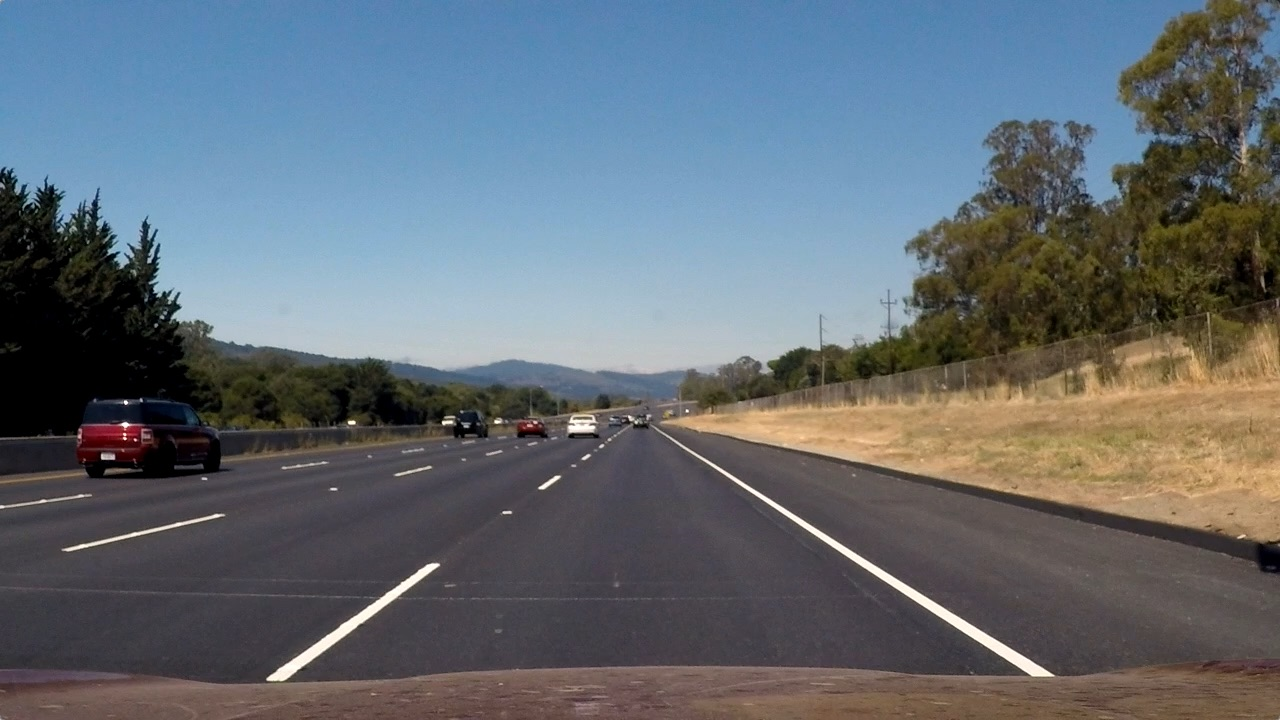
#> input picture birds_eye_view/test_img.jpg, 1280 x 720 px, given in place of the camera
$ python 'birds eye view_fin.py'
#> lines starting #> are read from the running program, lines starting #| are printed output that depends on the picture
import cv2
import numpy as np

cam = cv2.VideoCapture(0)

while True:
    ret, fram = cam.read()
#> fram is the input picture: shape (720, 1280, 3); mean B, G, R 115.1, 107.7, 99.4

    if ret:

        img = cv2.cvtColor(fram, cv2.COLOR_BGR2RGB)

        IMAGE_H, IMAGE_W = img.shape[:2]
#> IMAGE_H = 720; IMAGE_W = 1280

        src = np.float32([[0, IMAGE_H], [1207, IMAGE_H], [0, 0], [IMAGE_W, 0]])
        dst = np.float32([[569, IMAGE_H], [711, IMAGE_H], [0, 0], [IMAGE_W, 0]])
        M = cv2.getPerspectiveTransform(src, dst) # The transformation matrix
        Minv = cv2.getPerspectiveTransform(dst, src) # Inverse transformation

        img = img[0:IMAGE_H, 0:IMAGE_W] # Apply np slicing for ROI crop
        wraped_img = cv2.warpPerspective(img, M, (IMAGE_W, IMAGE_H)) # Image warping
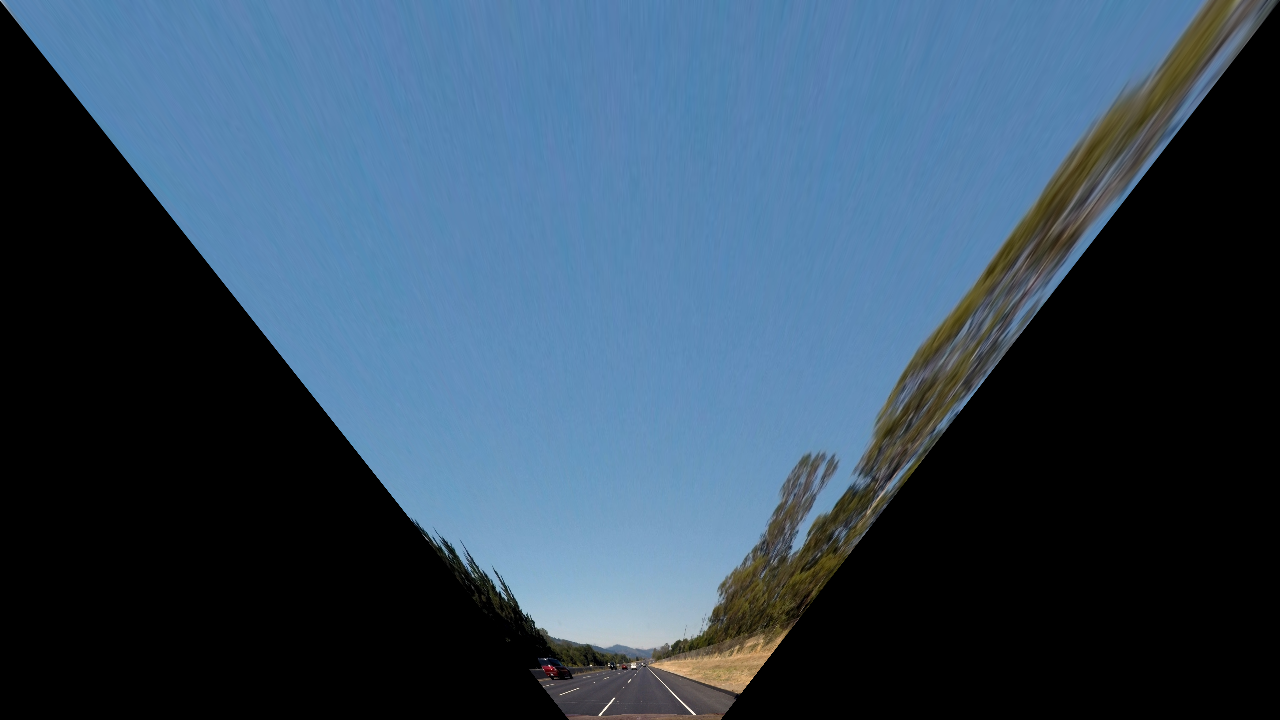
#> wraped_img: shape (720, 1280, 3); mean R, G, B 51.5, 72.9, 92.6

        crop_img = wraped_img[500:IMAGE_H, int(IMAGE_W/2-100):int(IMAGE_W/2+100)]
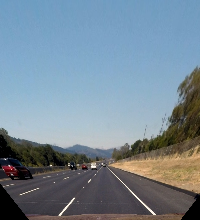
#> crop_img: shape (220, 200, 3); mean R, G, B 117.9, 135.2, 148.3

        resize_img = cv2.resize(crop_img, None,  None, 3, 3, cv2.INTER_CUBIC)

        # 결과 출력
        #cv2.imshow('img', cv2.cvtColor(img, cv2.COLOR_BGR2RGB))
        #cv2.imshow('wraped_img', cv2.cvtColor(wraped_img, cv2.COLOR_BGR2RGB))
        #cv2.imshow('crop_img', cv2.cvtColor(crop_img, cv2.COLOR_BGR2RGB))
        cv2.imshow('bev', cv2.cvtColor(resize_img, cv2.COLOR_BGR2RGB))
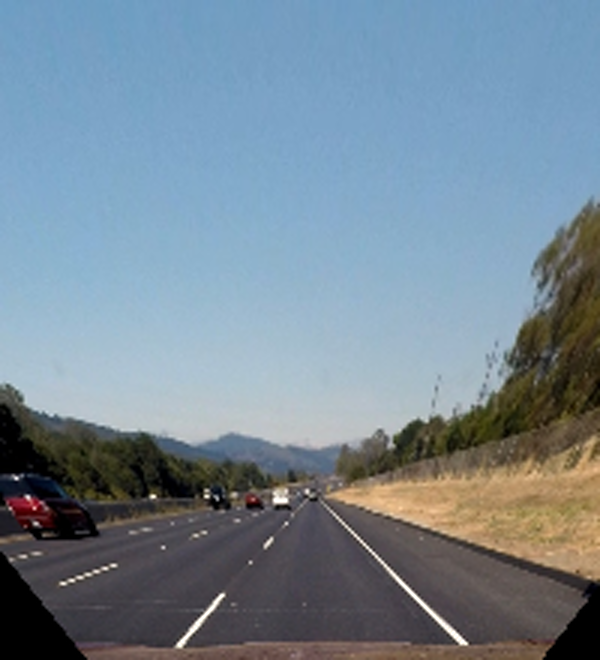
#> window 'bev': shape (660, 600, 3); mean B, G, R 148.3, 135.2, 117.9

        # q 누르면 종료
        if cv2.waitKey(10) & 0xFF == ord('q'):
#> (key q is pressed here)
            break
    else:
	    print('error')

cam.release()
cv2.destroyAllWindows()

$ run again, on birds_eye_view/perspective.jpg
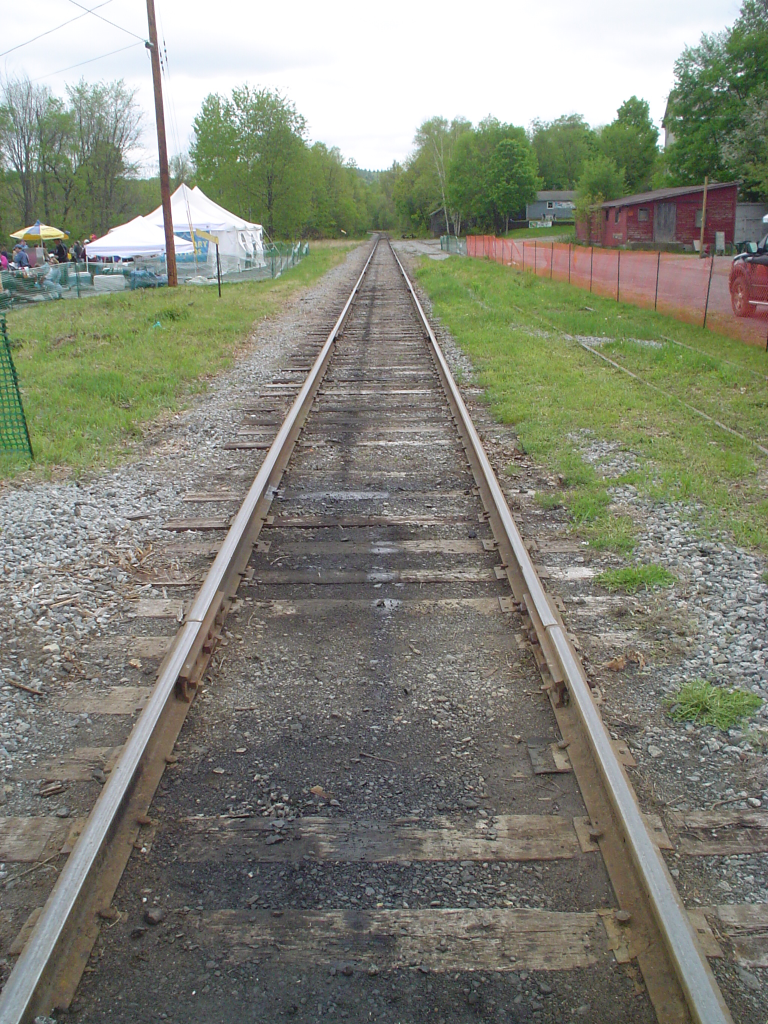
#> input picture birds_eye_view/perspective.jpg, 1536 x 2048 px, given in place of the camera (shown at 1/2 size)
#> fram is the input picture: shape (2048, 1536, 3); mean B, G, R 119.5, 132.6, 130.7
#> `wraped_img = cv2.warpPerspective(img, M, (IMAGE_W, IMAGE_H))`:
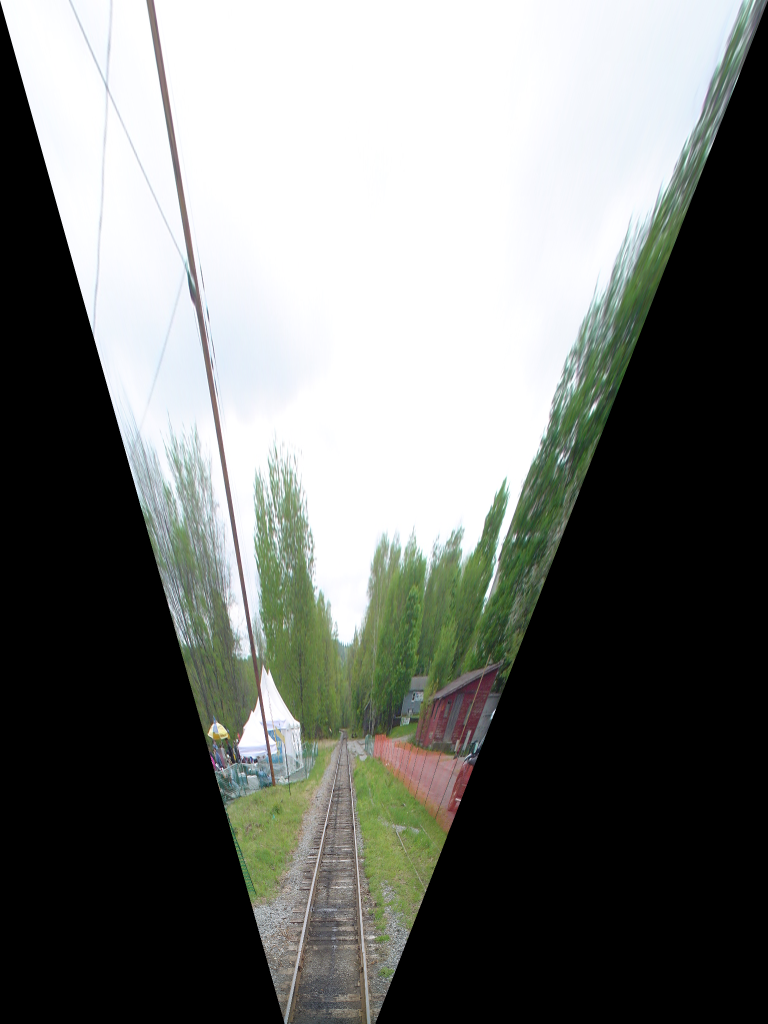
#> wraped_img: shape (2048, 1536, 3) (shown at 1/2 size); mean R, G, B 114.4, 117.1, 113.7
#> `crop_img = wraped_img[500:IMAGE_H, int(IMAGE_W/2-100):int(IMAGE_W/2+10..`:
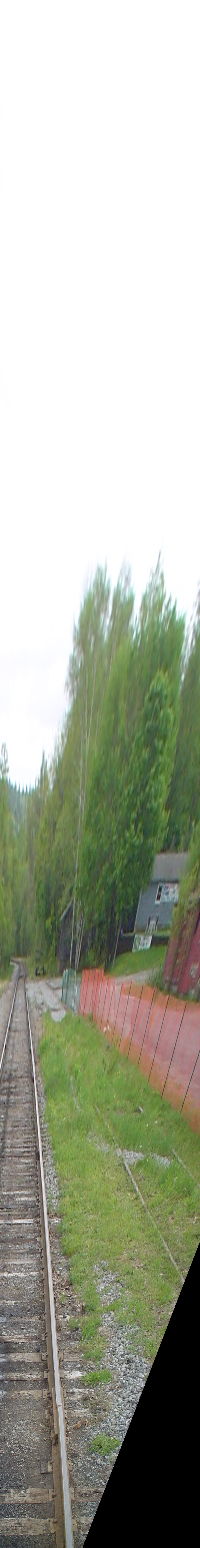
#> crop_img: shape (1548, 200, 3); mean R, G, B 169.5, 173.5, 157.9
